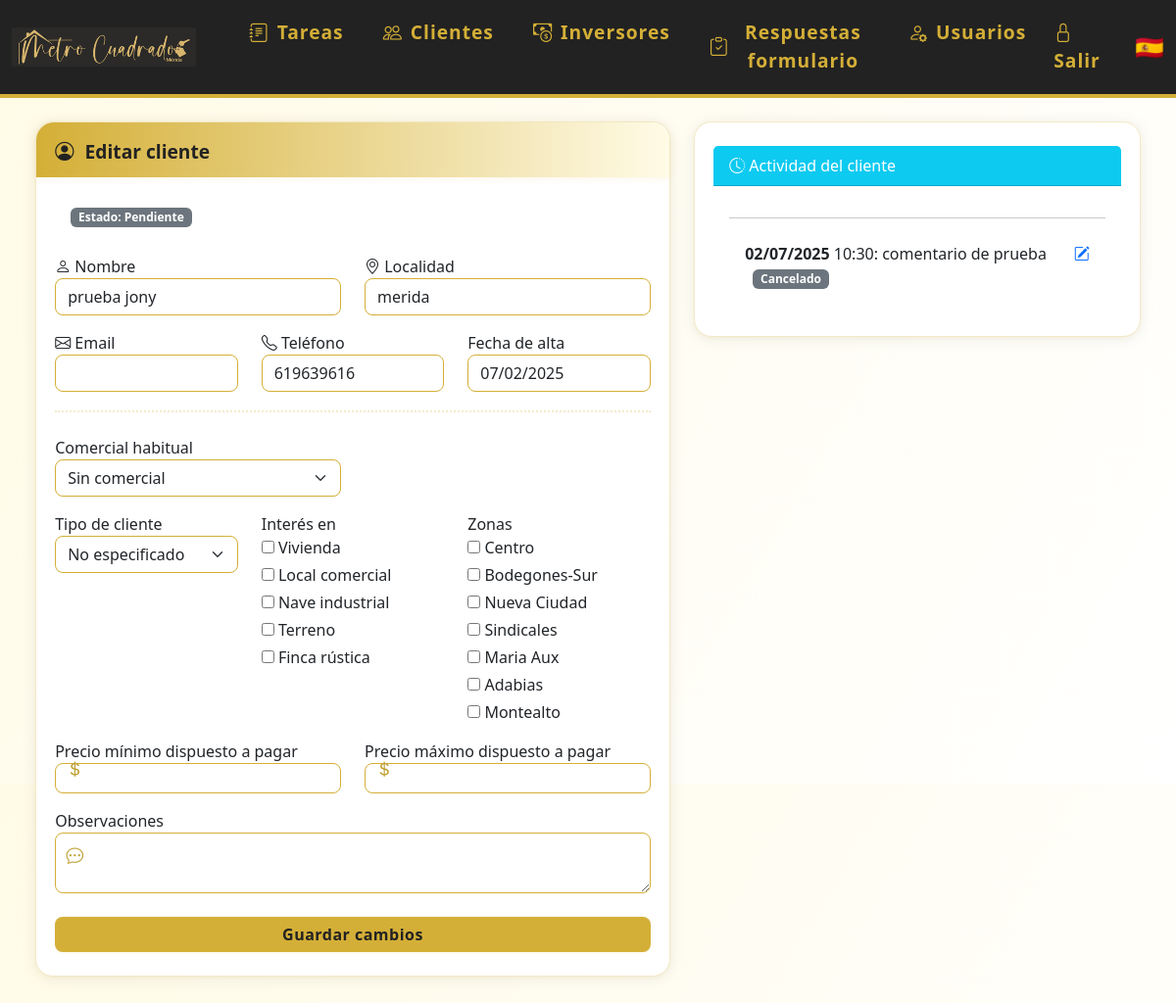
The app's page /editar_cliente/8 (signed in), older data.
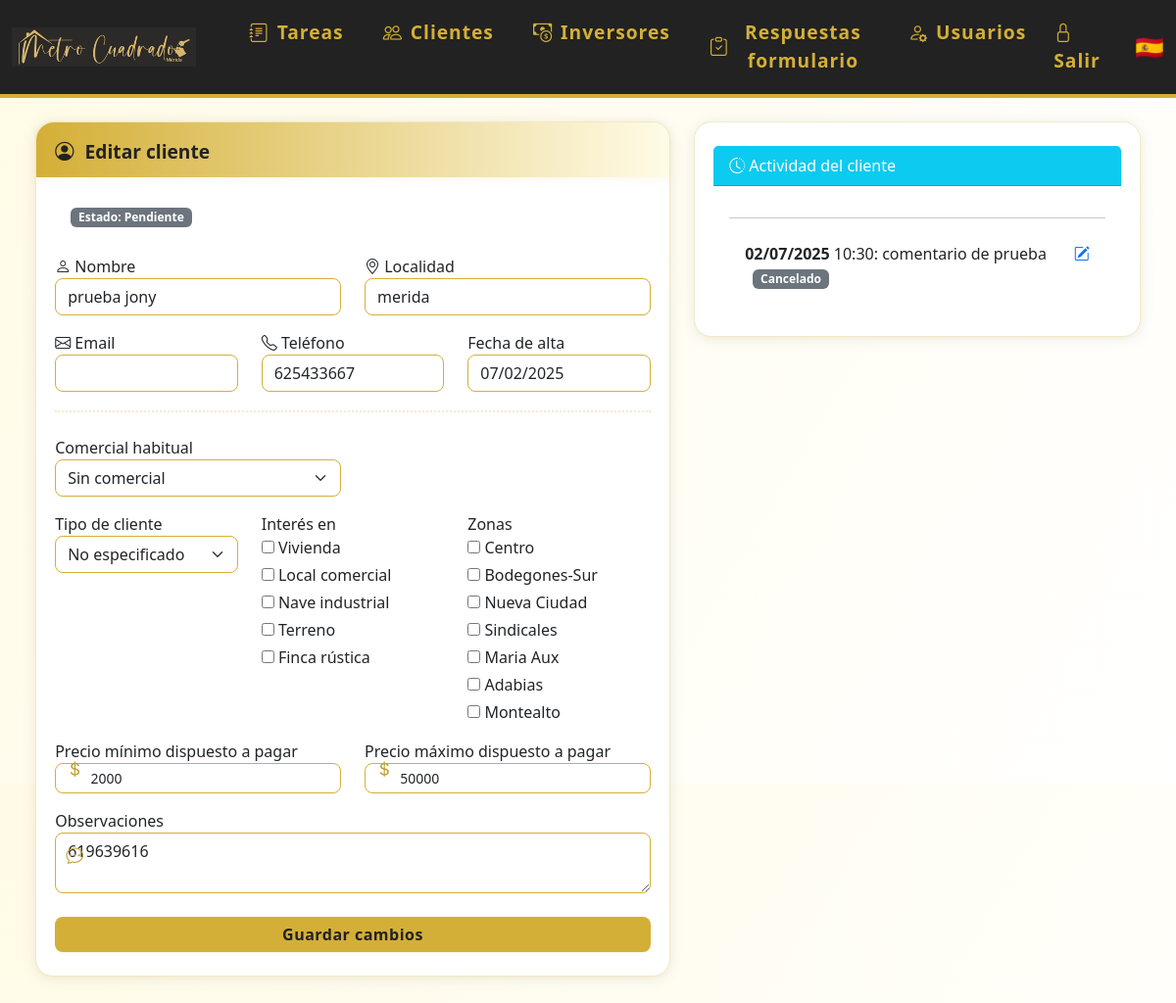
The same page, newer data.
### models.py (models this page shows)
class Cliente(db.Model):
    id = db.Column(db.Integer, primary_key=True)
    nombre = db.Column(db.String(120), nullable=False)
    email = db.Column(db.String(120), unique=True, nullable=True)
    telefono = db.Column(db.String(20), unique=True)
    estado = db.Column(db.String(20), nullable=False, default='en_curso') # en_curso, ha_comprado, cancelado
    localidad = db.Column(db.String(120), nullable=True)
    observaciones = db.Column(db.Text, nullable=True)
    tipo_cliente = db.Column(db.String(50), nullable=True)
    interes = db.Column(db.Text, nullable=True)
    zonas = db.Column(db.Text, nullable=True)
    precio_min = db.Column(db.Integer, nullable=True)
    precio_max = db.Column(db.Integer, nullable=True)
    encuesta_enviada = db.Column(db.Boolean, default=False)
    comercial_id = db.Column(db.Integer, db.ForeignKey('usuario.id'), nullable=True)
    fecha_creacion = db.Column(db.DateTime, default=datetime.utcnow)
    activo = db.Column(db.Boolean, default=True)  # Nuevo campo para desactivar cliente
    eventos = db.relationship('Evento', backref='cliente', lazy=True)
    tareas = db.relationship('Tarea', back_populates='cliente')
    visto_por = db.Column(db.Integer, db.ForeignKey('cliente.id'), nullable=True)

class Tarea(db.Model):
    id = db.Column(db.Integer, primary_key=True)
    usuario_id = db.Column(db.Integer, db.ForeignKey('usuario.id'))
    cliente_id = db.Column(db.Integer, db.ForeignKey('cliente.id'))
    fecha = db.Column(db.Date, nullable=False)
    hora = db.Column(db.Time, nullable=True)
    comentario = db.Column(db.Text)
    resolucion = db.Column(db.Text)
    estado = db.Column(db.String(20), nullable=False, default='por_hacer')  # por_hacer, ha_comprado, ha_alquilado, cancelado
    cliente = db.relationship('Cliente', back_populates='tareas')
    usuario = db.relationship('Usuario', back_populates='tareas')

### app.py (the view, shortened to what this page needs)
@app.route('/editar_cliente/<int:cliente_id>', methods=['GET', 'POST'])
@login_required
def editar_cliente(cliente_id):
    cliente = Cliente.query.get_or_404(cliente_id)
    form = CrearClienteForm(obj=cliente)
    form.comercial_id.choices = [(0, 'Sin comercial')] + [(u.id, u.nombre) for u in Usuario.query.all()]
    if request.method == 'GET':
        form.comercial_id.data = cliente.comercial_id or 0
        form.interes.data = cliente.interes.split(',') if cliente.interes else []
        form.zonas.data = cliente.zonas.split(',') if cliente.zonas else []
    tareas_cliente = cliente.tareas if hasattr(cliente, 'tareas') else []
    return render_template('editar_cliente.html', form=form, cliente=cliente, tareas_cliente=tareas_cliente)

### app.py (called while the page is built)
@login_manager.user_loader
def load_user(user_id):
    return Usuario.query.get(int(user_id))

### templates/editar_cliente.html (shortened to what this page needs)
{% extends 'base.html' %}
{% block content %}
<div class="container" style="max-width:1200px;">
  <div class="row">
    <div class="col-md-7">
      <div class="card mb-3">
        <div class="card-header-gradient">
          <span class="icon"><i class="bi bi-person-circle"></i></span> Editar cliente
        </div>
        <div class="mb-2" style="padding: 0.5rem 1rem 0 1rem;">
          <span class="badge bg-secondary">Estado: {{ cliente.estado.replace('_', ' ').capitalize() }}</span>
        </div>
        <form method="POST" style="padding:1.2rem 0 0 0;">
            <div class="row mb-3">
              <div class="col-6">
                <span class="icon"><i class="bi bi-person"></i></span>
                <label for="nombre">{{ form.nombre.label.text }}</label>
                {{ form.nombre(class_='form-control' + (' is-invalid' if form.nombre.errors else ''), autocomplete='name', id='nombre') }}
              </div>
              <div class="col-6">
                <span class="icon"><i class="bi bi-geo-alt"></i></span>
                <label for="localidad">{{ form.localidad.label.text }}</label>
                {{ form.localidad(class_='form-control' + (' is-invalid' if form.localidad.errors else ''), autocomplete='address-level2', id='localidad') }}
              </div>
            </div>
            <div class="row mb-3">
              <div class="col-4">
                <span class="icon"><i class="bi bi-envelope"></i></span>
                <label for="email">{{ form.email.label.text }}</label>
                {{ form.email(class_='form-control' + (' is-invalid' if form.email.errors else ''), autocomplete='email', id='email') }}
              </div>
              <div class="col-4">
                <span class="icon"><i class="bi bi-telephone"></i></span>
                <label for="telefono">{{ form.telefono.label.text }}</label>
                {{ form.telefono(class_='form-control' + (' is-invalid' if form.telefono.errors else ''), autocomplete='tel', id='telefono') }}
              </div>
              <div class="col-4">
                <label for="fecha_creacion">{{ form.fecha_creacion.label.text }}</label>
                {{ form.fecha_creacion(class_='form-control', readonly=true, autocomplete='off', id='fecha_creacion') }}
              </div>
            </div>
            <hr class="decor-sep">
            <div class="row mb-3">
              <div class="col-6">
                {{ form.comercial_id.label }}
                {{ form.comercial_id(class_='form-select') }}
              </div>
            </div>
            <div class="row mb-3">
              <div class="col-md-4">
                {{ form.tipo_cliente.label }}
                {{ form.tipo_cliente(class_='form-select') }}
              </div>
              <div class="col-md-4">
                {{ form.interes.label }}<br>
                <div style="display:flex;flex-direction:column;gap:4px;">
                  {% for subfield in form.interes %}
                    <label style="font-weight:normal;">
                      {{ subfield() }} {{ subfield.label.text }}
                    </label>
                  {% endfor %}
                </div>
              </div>
              <div class="col-md-4">
                {{ form.zonas.label }}<br>
                <div style="display:flex;flex-direction:column;gap:4px;">
                  {% for subfield in form.zonas %}
                    <label style="font-weight:normal;">
                      {{ subfield() }} {{ subfield.label.text }}
                    </label>
                  {% endfor %}
                </div>
              </div>
            </div>
            <div class="row mb-3">
              <div class="col-6">
                <div class="input-icon">
                  <span class="icon"></span>
                  {{ form.precio_min.label }}
                  {{ form.precio_min(class_='form-control form-control-sm', step='1', value=form.precio_min.data if form.precio_min.data is not none else '') }}
                </div>
              </div>
              <div class="col-6">
                <div class="input-icon">
                  <span class="icon"></span>
                  {{ form.precio_max.label }}
                  {{ form.precio_max(class_='form-control form-control-sm', step='1', value=form.precio_max.data if form.precio_max.data is not none else '') }}
                </div>
              </div>
            </div>
            <div class="input-icon mb-3">
                <span class="icon"></span>
                {{ form.observaciones.label }}
                {{ form.observaciones(class_='form-control') }}
            </div>
            <button type="submit" class="btn btn-success w-100 mt-2">Guardar cambios</button>
        </form>
      </div>
    </div>
    <div class="col-md-5">
      <div class="card">
        <div class="card-header bg-info text-white">
          <i class="bi bi-clock-history"></i> Actividad del cliente
        </div>
        <div class="card-body" style="max-height:250px;overflow:auto;">
          <hr>
          {% if tareas_cliente and tareas_cliente|length > 0 %}
            <ul class="list-group list-group-flush">
              {% for tarea in tareas_cliente %}
                <li class="list-group-item d-flex justify-content-between align-items-start">
                  <div>
                    <strong>{{ tarea.fecha.strftime('%d/%m/%Y') }}</strong>
                    {% if tarea.hora %} {{ tarea.hora.strftime('%H:%M') }}{% endif %}:
                    {{ tarea.comentario }}
                    <span class="badge bg-secondary ms-2">{{ tarea.estado.replace('_', ' ').capitalize() }}</span>
                  </div>
                  <a href="{{ url_for('editar_tarea', tarea_id=tarea.id) }}" class="ms-2" title="Editar tarea"><i class="bi bi-pencil-square"></i></a>
                </li>
              {% endfor %}
            </ul>
          {% else %}
            <div class="text-muted">No hay tareas registradas para este cliente.</div>
          {% endif %}
        </div>
      </div>
    </div>
  </div>
</div>
{% endblock %}

### templates/base.html (shortened to what this page needs)
<!DOCTYPE html>
<html lang="es">
<head>
    <link rel="stylesheet" href="https://cdn.jsdelivr.net/npm/bootstrap@5.3.0/dist/css/bootstrap.min.css">
    <link rel="stylesheet" href="{{ url_for('static', filename='estilos.css') }}">
    <link rel="stylesheet" href="https://cdn.jsdelivr.net/npm/bootstrap-icons@1.10.5/font/bootstrap-icons.css">
</head>
<body class="d-flex flex-column vh-100">
<nav class="navbar navbar-expand-lg mb-4">
  <div class="container-fluid">
    <a class="navbar-brand d-flex align-items-center" href="/">
      <img src="{{ url_for('static', filename='logoraul.png') }}" alt="Logo" style="height:70px;margin-right:18px;">
    </a>
    <div class="collapse navbar-collapse" id="navbarNav">
      <ul class="navbar-nav me-auto mb-2 mb-lg-0">
        <li class="nav-item mx-1">
          <a class="nav-link btn btn-outline-success rounded-pill px-3 d-flex align-items-center gap-2" href="/">
            <i class="bi bi-journal-text"></i> Tareas
          </a>
        </li>
        <li class="nav-item mx-1">
          <a class="nav-link btn btn-outline-primary rounded-pill px-3 d-flex align-items-center gap-2" href="/clientes">
            <i class="bi bi-people"></i> Clientes
          </a>
        </li>
        <li class="nav-item mx-1">
          <a class="nav-link btn btn-outline-danger rounded-pill px-3 d-flex align-items-center gap-2" href="/inversores">
            <i class="bi bi-cash-coin"></i> Inversores
          </a>
        </li>
        {% if current_user.is_authenticated %}
        <li class="nav-item mx-1">
          <a class="nav-link btn btn-outline-secondary rounded-pill px-3 d-flex align-items-center gap-2" href="/respuestas_formulario">
            <i class="bi bi-clipboard-check"></i> Respuestas formulario
          </a>
        </li>
        {% endif %}
        {% if current_user.is_authenticated and current_user.es_admin %}
        <li class="nav-item mx-1">
          <a class="nav-link btn btn-outline-dark rounded-pill px-3 d-flex align-items-center gap-2" href="/usuarios">
            <i class="bi bi-person-gear"></i> Usuarios
          </a>
        </li>
        {% endif %}
      </ul>
      <ul class="navbar-nav align-items-center">
        {% if current_user.is_authenticated %}
        <li class="nav-item"><a class="nav-link" href="/logout" title="Salir"><span class="bi bi-lock"></span> Salir</a></li>
        {% else %}
        <li class="nav-item"><a class="nav-link" href="/login" title="Entrar"><span class="bi bi-lock"></span> Entrar</a></li>
        {% endif %}
        <li class="nav-item ms-3"><span class="fs-4">🇪🇸</span></li>
      </ul>
    </div>
  </div>
</nav>
<div class="container-fluid flex-grow-1 d-flex flex-column px-4">
    {% block content %}{% endblock %}
</div>
</body>
</html>

### static/estilos.css (style rules this page uses)
body { background: linear-gradient(120deg, #fffbe6 0%, #fff 100%); font-family: 'Segoe UI', 'Arial', sans-serif; color: #222; }
.navbar { background: #222 !important; border-bottom: 4px solid #d4af37; }
.navbar-brand, .navbar-nav .nav-link { color: #d4af37 !important; font-weight: 600; font-size: 1.2rem; letter-spacing: 1px; }
.navbar-brand img { height: 40px; margin-right: 10px; }
.btn-primary, .btn-success { background: #d4af37; border: none; color: #222; font-weight: 600; border-radius: 8px; box-shadow: 0 1px 4px rgba(212,175,55,0.10), 0 0 0 0 #d4af37; letter-spacing: 0.5px; transition: background 0.2s, color 0.2s, box-shadow 0.2s; }
.card { background: #fff; border-radius: 18px; box-shadow: 0 2px 16px rgba(34,34,34,0.08), 0 1.5px 4px rgba(212,175,55,0.08); padding: 1.5rem 1.2rem; margin-bottom: 1.5rem; border: 1px solid #f3e9c7; transition: box-shadow 0.25s, transform 0.18s; }
.container { padding-bottom: 2.5rem; }
.form-control, .form-select { border-radius: 8px; border: 1.5px solid #d4af37; box-shadow: none; transition: border 0.2s, box-shadow 0.2s; }
.card-header-gradient { background: linear-gradient(90deg, #d4af37 0%, #fffbe6 100%); border-top-left-radius: 18px; border-top-right-radius: 18px; padding: 1rem 1.2rem 0.7rem 1.2rem; margin: -1.5rem -1.2rem 1.2rem -1.2rem; color: #222; font-weight: 700; font-size: 1.2rem; display: flex; align-items: center; gap: 0.7rem; box-shadow: 0 2px 8px rgba(212,175,55,0.10); }
.input-icon { position: relative; }
.input-icon input, .input-icon select { padding-left: 2.2rem !important; }
.input-icon .icon { position: absolute; left: 0.7rem; top: 55%; transform: translateY(-50%); color: #bfa134; font-size: 1.1em; pointer-events: none; }
.decor-sep { border: none; border-top: 2px dotted #d4af37; margin: 1.2rem 0 1.5rem 0; }

Row changes from the older to the newer data that the page shows:
changed Cliente "Pendiente": telefono "619639616" → "625433667"; precio_min (not shown) → "2000"; precio_max (not shown) → "50000"; observaciones (not shown) → "619639616"
